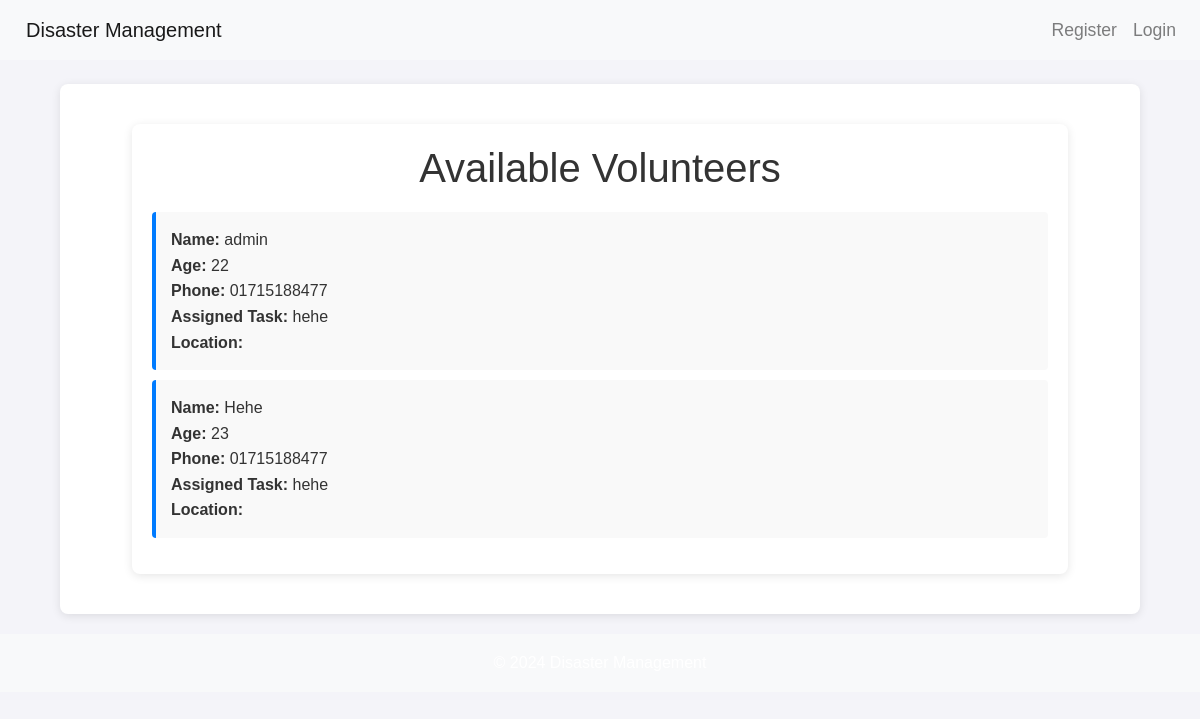
/volunteer/, run on the app's committed database.
### app/models.py (models this page shows, shortened)
class Volunteer(models.Model):
    user = models.OneToOneField(User, on_delete=models.CASCADE)
    name = models.CharField(max_length=100)
    age = models.IntegerField()
    phone_number = models.CharField(max_length=15)
    assigned_task = models.CharField(max_length=200)
    is_available = models.BooleanField(default=True)

### app/views.py (the view)
# urls.py: path('volunteer/', views.volunteer, name = 'volunteer'),
def volunteer(request):
    volunteers = Volunteer.objects.all()
    return render(request, 'volunteers.html', {'volunteers' : volunteers})

### templates/volunteers.html
{% extends "base.html" %}
{% load static %}
{% block extra_css %}
    <link rel="stylesheet" href="{% static 'volunteer.css' %}">
{% endblock %}
{% block content %}
<div class="container">
    <h1>Available Volunteers</h1>
    <ul class="volunteer-list">
        {% for volunteer in volunteers %}
            <li>
                <strong>Name:</strong> {{ volunteer.user.username }}<br>
                <strong>Age:</strong> {{ volunteer.age }}<br>
                <strong>Phone:</strong> {{ volunteer.phone_number }}<br>
                <strong>Assigned Task:</strong> {{ volunteer.assigned_task }}<br>
                <strong>Location:</strong> {{ volunteer.location }}<br>
            </li>
        {% empty %}
            <li>No volunteers available at the moment.</li>
        {% endfor %}
    </ul>
</div>
{% endblock %}

### static/styles.css (style rules this page uses)
body { margin: 0; font-family: Arial, sans-serif; background-color: #f4f4f4; color: #333; line-height: 1.6; }
.container { width: 80%; margin: 0 auto; }

### static/volunteer.css (style rules this page uses)
body { font-family: Arial, sans-serif; background-color: #f4f4f9; margin: 0; padding: 0; }
.container { width: 90%; margin: 20px auto; max-width: 1200px; padding: 20px; background-color: #fff; border-radius: 8px; box-shadow: 0 2px 10px rgba(0, 0, 0, 0.1); }
h1 { text-align: center; color: #333; margin-bottom: 20px; }
.volunteer-list { list-style: none; padding: 0; }
.volunteer-list li { padding: 15px; margin-bottom: 10px; background-color: #f9f9f9; border-left: 4px solid #007bff; border-radius: 4px; }
.volunteer-list li strong { color: #333; }

### data on the page
Volunteer: user.username "admin", age "22", phone_number "01715188477", assigned_task "hehe"
Volunteer: user.username "Hehe", age "23", phone_number "01715188477", assigned_task "hehe"
